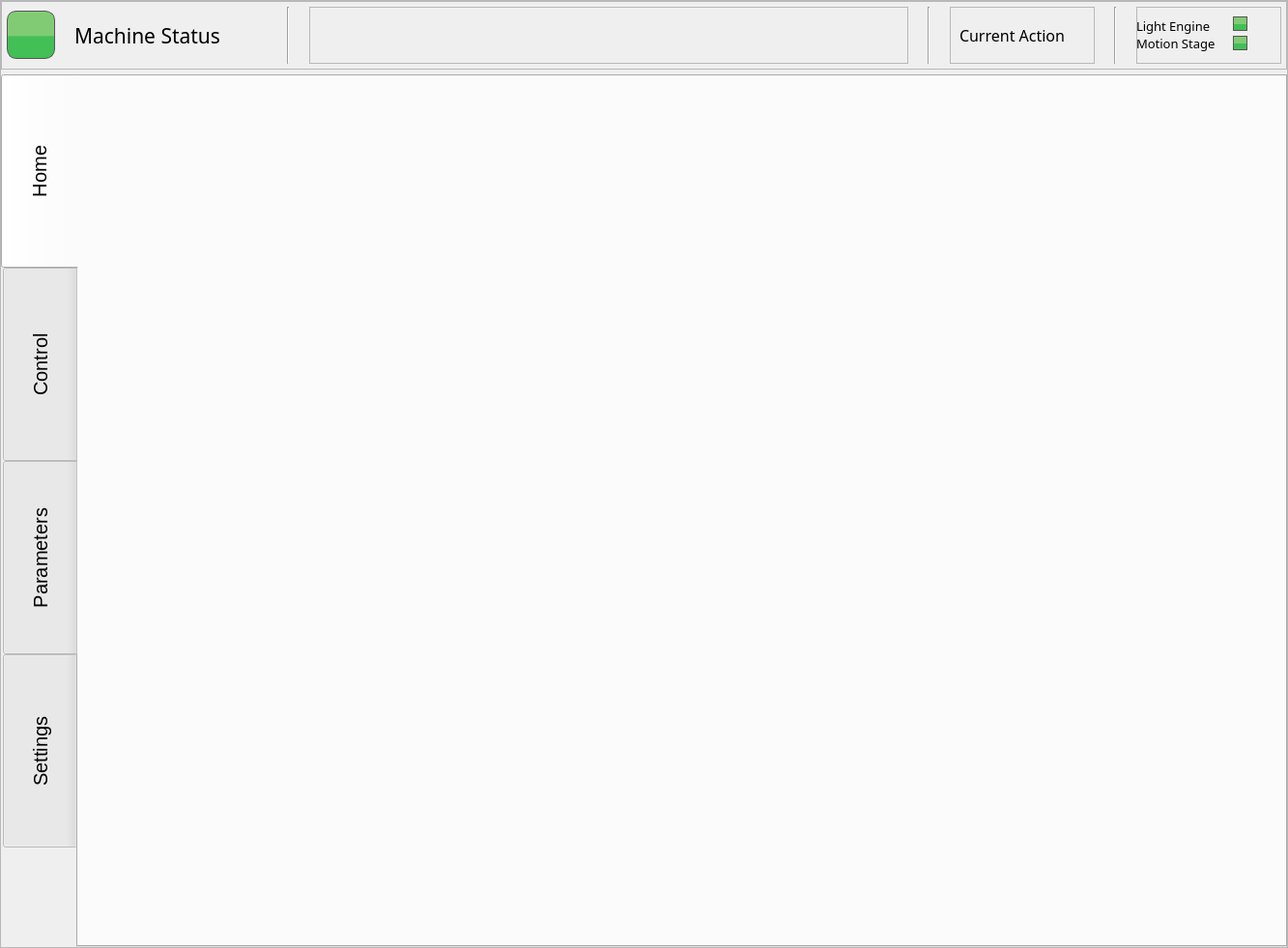
<?xml version="1.0" encoding="UTF-8"?>
<ui version="4.0">
 <class>Form</class>
 <widget class="QWidget" name="Form">
  <property name="geometry">
   <rect>
    <x>0</x>
    <y>0</y>
    <width>1333</width>
    <height>981</height>
   </rect>
  </property>
  <property name="windowTitle">
   <string>Form</string>
  </property>
  <layout class="QVBoxLayout" name="verticalLayout">
   <property name="spacing">
    <number>0</number>
   </property>
   <property name="leftMargin">
    <number>0</number>
   </property>
   <property name="topMargin">
    <number>0</number>
   </property>
   <property name="rightMargin">
    <number>0</number>
   </property>
   <property name="bottomMargin">
    <number>0</number>
   </property>
   <item>
    <widget class="QFrame" name="frame">
     <property name="frameShape">
      <enum>QFrame::StyledPanel</enum>
     </property>
     <property name="frameShadow">
      <enum>QFrame::Raised</enum>
     </property>
     <layout class="QVBoxLayout" name="verticalLayout_2">
      <property name="spacing">
       <number>5</number>
      </property>
      <property name="leftMargin">
       <number>0</number>
      </property>
      <property name="topMargin">
       <number>0</number>
      </property>
      <property name="rightMargin">
       <number>0</number>
      </property>
      <property name="bottomMargin">
       <number>0</number>
      </property>
      <item>
       <widget class="QFrame" name="frame_2">
        <property name="minimumSize">
         <size>
          <width>0</width>
          <height>71</height>
         </size>
        </property>
        <property name="maximumSize">
         <size>
          <width>16777215</width>
          <height>71</height>
         </size>
        </property>
        <property name="styleSheet">
         <string notr="true"/>
        </property>
        <property name="frameShape">
         <enum>QFrame::StyledPanel</enum>
        </property>
        <property name="frameShadow">
         <enum>QFrame::Raised</enum>
        </property>
        <layout class="QHBoxLayout" name="horizontalLayout" stretch="0,0,0,0,0,0,0,0">
         <property name="spacing">
          <number>20</number>
         </property>
         <property name="leftMargin">
          <number>5</number>
         </property>
         <property name="topMargin">
          <number>5</number>
         </property>
         <property name="rightMargin">
          <number>5</number>
         </property>
         <property name="bottomMargin">
          <number>5</number>
         </property>
         <item>
          <widget class="QLabel" name="printerStatusColour">
           <property name="minimumSize">
            <size>
             <width>50</width>
             <height>50</height>
            </size>
           </property>
           <property name="maximumSize">
            <size>
             <width>50</width>
             <height>50</height>
            </size>
           </property>
           <property name="font">
            <font>
             <family>Gotham</family>
             <pointsize>16</pointsize>
             <weight>50</weight>
             <bold>false</bold>
             <underline>false</underline>
             <strikeout>false</strikeout>
            </font>
           </property>
           <property name="styleSheet">
            <string notr="true">     border: 1px solid rgb(87, 87, 87);
	border-radius: 10px;
	background-color: qlineargradient(spread:pad, x1:0, y1:0.523, x2:0, y2:0.534, stop:0 rgba(130, 203, 117, 255), stop:1 rgba(66, 191, 85, 255));</string>
           </property>
           <property name="text">
            <string/>
           </property>
           <property name="alignment">
            <set>Qt::AlignCenter</set>
           </property>
          </widget>
         </item>
         <item>
          <widget class="QLabel" name="printerStatus">
           <property name="minimumSize">
            <size>
             <width>200</width>
             <height>0</height>
            </size>
           </property>
           <property name="font">
            <font>
             <family>Gotham</family>
             <pointsize>16</pointsize>
             <weight>50</weight>
             <bold>false</bold>
             <underline>false</underline>
             <strikeout>false</strikeout>
            </font>
           </property>
           <property name="styleSheet">
            <string notr="true">
background-color: rgba(255, 255, 255, 0);</string>
           </property>
           <property name="text">
            <string>Machine Status</string>
           </property>
           <property name="scaledContents">
            <bool>true</bool>
           </property>
           <property name="alignment">
            <set>Qt::AlignLeading|Qt::AlignLeft|Qt::AlignVCenter</set>
           </property>
           <property name="wordWrap">
            <bool>true</bool>
           </property>
          </widget>
         </item>
         <item>
          <widget class="Line" name="line_3">
           <property name="orientation">
            <enum>Qt::Vertical</enum>
           </property>
          </widget>
         </item>
         <item>
          <widget class="QFrame" name="frame_5">
           <property name="frameShape">
            <enum>QFrame::StyledPanel</enum>
           </property>
           <property name="frameShadow">
            <enum>QFrame::Raised</enum>
           </property>
           <layout class="QVBoxLayout" name="verticalLayout_3">
            <item>
             <widget class="QLabel" name="label">
              <property name="minimumSize">
               <size>
                <width>600</width>
                <height>40</height>
               </size>
              </property>
              <property name="maximumSize">
               <size>
                <width>600</width>
                <height>40</height>
               </size>
              </property>
              <property name="text">
               <string/>
              </property>
              <property name="pixmap">
               <pixmap resource="../resources/resource.qrc">:/Logos &amp; Branding/img/Logos/cmetlogo.png</pixmap>
              </property>
              <property name="scaledContents">
               <bool>true</bool>
              </property>
             </widget>
            </item>
           </layout>
          </widget>
         </item>
         <item>
          <widget class="Line" name="line_2">
           <property name="orientation">
            <enum>Qt::Vertical</enum>
           </property>
          </widget>
         </item>
         <item>
          <widget class="QFrame" name="frame_4">
           <property name="minimumSize">
            <size>
             <width>150</width>
             <height>0</height>
            </size>
           </property>
           <property name="frameShape">
            <enum>QFrame::StyledPanel</enum>
           </property>
           <property name="frameShadow">
            <enum>QFrame::Raised</enum>
           </property>
           <widget class="QLabel" name="currentActionLabel">
            <property name="geometry">
             <rect>
              <x>10</x>
              <y>0</y>
              <width>131</width>
              <height>59</height>
             </rect>
            </property>
            <property name="minimumSize">
             <size>
              <width>100</width>
              <height>0</height>
             </size>
            </property>
            <property name="font">
             <font>
              <family>Gotham</family>
              <pointsize>12</pointsize>
              <weight>50</weight>
              <bold>false</bold>
              <underline>false</underline>
              <strikeout>false</strikeout>
             </font>
            </property>
            <property name="styleSheet">
             <string notr="true">
background-color: rgba(255, 255, 255, 0);</string>
            </property>
            <property name="text">
             <string>Current Action</string>
            </property>
            <property name="scaledContents">
             <bool>true</bool>
            </property>
            <property name="alignment">
             <set>Qt::AlignLeading|Qt::AlignLeft|Qt::AlignVCenter</set>
            </property>
            <property name="wordWrap">
             <bool>true</bool>
            </property>
           </widget>
          </widget>
         </item>
         <item>
          <widget class="Line" name="line">
           <property name="orientation">
            <enum>Qt::Vertical</enum>
           </property>
          </widget>
         </item>
         <item>
          <widget class="QFrame" name="frame_3">
           <property name="sizePolicy">
            <sizepolicy hsizetype="Minimum" vsizetype="Minimum">
             <horstretch>0</horstretch>
             <verstretch>0</verstretch>
            </sizepolicy>
           </property>
           <property name="minimumSize">
            <size>
             <width>150</width>
             <height>0</height>
            </size>
           </property>
           <property name="frameShape">
            <enum>QFrame::StyledPanel</enum>
           </property>
           <property name="frameShadow">
            <enum>QFrame::Raised</enum>
           </property>
           <widget class="QLabel" name="laserStatus">
            <property name="geometry">
             <rect>
              <x>0</x>
              <y>10</y>
              <width>100</width>
              <height>20</height>
             </rect>
            </property>
            <property name="minimumSize">
             <size>
              <width>100</width>
              <height>0</height>
             </size>
            </property>
            <property name="font">
             <font>
              <family>Gotham</family>
              <pointsize>10</pointsize>
              <weight>50</weight>
              <bold>false</bold>
              <underline>false</underline>
              <strikeout>false</strikeout>
             </font>
            </property>
            <property name="styleSheet">
             <string notr="true">
background-color: rgba(255, 255, 255, 0);</string>
            </property>
            <property name="text">
             <string>Light Engine</string>
            </property>
            <property name="scaledContents">
             <bool>true</bool>
            </property>
            <property name="alignment">
             <set>Qt::AlignLeading|Qt::AlignLeft|Qt::AlignVCenter</set>
            </property>
            <property name="wordWrap">
             <bool>true</bool>
            </property>
           </widget>
           <widget class="QLabel" name="scannerStatus">
            <property name="geometry">
             <rect>
              <x>0</x>
              <y>30</y>
              <width>100</width>
              <height>16</height>
             </rect>
            </property>
            <property name="minimumSize">
             <size>
              <width>100</width>
              <height>0</height>
             </size>
            </property>
            <property name="font">
             <font>
              <family>Gotham</family>
              <pointsize>10</pointsize>
              <weight>50</weight>
              <bold>false</bold>
              <underline>false</underline>
              <strikeout>false</strikeout>
             </font>
            </property>
            <property name="styleSheet">
             <string notr="true">
background-color: rgba(255, 255, 255, 0);</string>
            </property>
            <property name="text">
             <string>Motion Stage</string>
            </property>
            <property name="scaledContents">
             <bool>true</bool>
            </property>
            <property name="alignment">
             <set>Qt::AlignLeading|Qt::AlignLeft|Qt::AlignVCenter</set>
            </property>
            <property name="wordWrap">
             <bool>true</bool>
            </property>
           </widget>
           <widget class="QLabel" name="scannerStatusColour">
            <property name="geometry">
             <rect>
              <x>100</x>
              <y>30</y>
              <width>15</width>
              <height>15</height>
             </rect>
            </property>
            <property name="minimumSize">
             <size>
              <width>15</width>
              <height>15</height>
             </size>
            </property>
            <property name="maximumSize">
             <size>
              <width>15</width>
              <height>15</height>
             </size>
            </property>
            <property name="font">
             <font>
              <family>Gotham</family>
              <pointsize>16</pointsize>
              <weight>50</weight>
              <bold>false</bold>
              <underline>false</underline>
              <strikeout>false</strikeout>
             </font>
            </property>
            <property name="styleSheet">
             <string notr="true">     border: 1px solid rgb(87, 87, 87);
	background-color: qlineargradient(spread:pad, x1:0, y1:0.523, x2:0, y2:0.534, stop:0 rgba(130, 203, 117, 255), stop:1 rgba(66, 191, 85, 255));</string>
            </property>
            <property name="text">
             <string/>
            </property>
            <property name="alignment">
             <set>Qt::AlignCenter</set>
            </property>
           </widget>
           <widget class="QLabel" name="laserStatusColour">
            <property name="geometry">
             <rect>
              <x>100</x>
              <y>10</y>
              <width>15</width>
              <height>15</height>
             </rect>
            </property>
            <property name="minimumSize">
             <size>
              <width>15</width>
              <height>15</height>
             </size>
            </property>
            <property name="maximumSize">
             <size>
              <width>15</width>
              <height>15</height>
             </size>
            </property>
            <property name="font">
             <font>
              <family>Gotham</family>
              <pointsize>16</pointsize>
              <weight>50</weight>
              <bold>false</bold>
              <underline>false</underline>
              <strikeout>false</strikeout>
             </font>
            </property>
            <property name="styleSheet">
             <string notr="true">     border: 1px solid rgb(87, 87, 87);
	background-color: qlineargradient(spread:pad, x1:0, y1:0.523, x2:0, y2:0.534, stop:0 rgba(130, 203, 117, 255), stop:1 rgba(66, 191, 85, 255));</string>
            </property>
            <property name="text">
             <string/>
            </property>
            <property name="alignment">
             <set>Qt::AlignCenter</set>
            </property>
           </widget>
          </widget>
         </item>
        </layout>
       </widget>
      </item>
      <item>
       <widget class="QTabWidget" name="tabWidget">
        <property name="font">
         <font>
          <pointsize>15</pointsize>
         </font>
        </property>
        <property name="styleSheet">
         <string notr="true">QTabBar::tab {
    width: 80%;  /* Adjust the percentage as needed */
    height: 200%;  /* Adjust the percentage as needed */


}</string>
        </property>
        <property name="tabPosition">
         <enum>QTabWidget::West</enum>
        </property>
        <property name="tabShape">
         <enum>QTabWidget::Rounded</enum>
        </property>
        <property name="currentIndex">
         <number>0</number>
        </property>
        <property name="iconSize">
         <size>
          <width>40</width>
          <height>40</height>
         </size>
        </property>
        <widget class="QWidget" name="home_tab">
         <attribute name="icon">
          <iconset resource="../resources/resource.qrc">
           <normaloff>:/Icons/img/icons/house.png</normaloff>:/Icons/img/icons/house.png</iconset>
         </attribute>
         <attribute name="title">
          <string>Home</string>
         </attribute>
        </widget>
        <widget class="QWidget" name="control_tab">
         <attribute name="icon">
          <iconset resource="../resources/resource.qrc">
           <normaloff>:/Icons/img/icons/Motion.png</normaloff>:/Icons/img/icons/Motion.png</iconset>
         </attribute>
         <attribute name="title">
          <string>Control</string>
         </attribute>
        </widget>
        <widget class="QWidget" name="parameters_tab">
         <attribute name="icon">
          <iconset resource="../resources/resource.qrc">
           <normaloff>:/Icons/img/icons/settings-1.png</normaloff>:/Icons/img/icons/settings-1.png</iconset>
         </attribute>
         <attribute name="title">
          <string>Parameters</string>
         </attribute>
        </widget>
        <widget class="QWidget" name="settings_tab">
         <attribute name="icon">
          <iconset resource="../resources/resource.qrc">
           <normaloff>:/Icons/img/icons/settings.png</normaloff>:/Icons/img/icons/settings.png</iconset>
         </attribute>
         <attribute name="title">
          <string>Settings</string>
         </attribute>
        </widget>
       </widget>
      </item>
     </layout>
    </widget>
   </item>
  </layout>
 </widget>
 <resources>
  <include location="../resources/resource.qrc"/>
 </resources>
 <connections/>
</ui>
